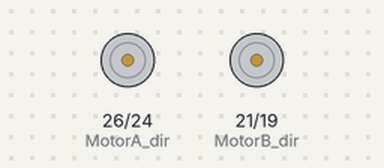
This program was run on a simulated Raspberry Pi (header pin numbers). On the bench: direction and speed pins drawn as motors (green arrow = direction pin HIGH = forward, orange = LOW = backward, longer = more drive). At 18.0 s the program stops and its outputs stay as they are.

Above: at 0.1 s.
At 3.1 s:
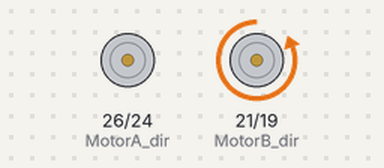
At 12.1 s:
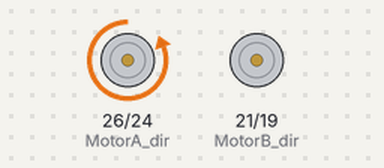
Timing chart, 0 to 16.5 s (numbered marks = the images above):
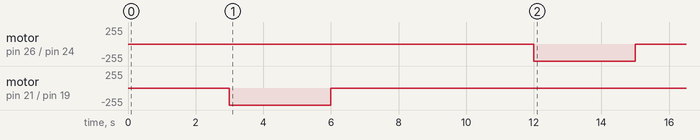

The program:

Drive_motor.py
```python
#!/usr/bin/env python
# Simply sets motors on and off in both directions
# Motor A Pins 19 and 21
# Motor B Pins 24 and 26

import time, RPi.GPIO as GPIO

MotorA_dir = 26
MotorA_speed = 24
MotorB_dir = 21
MotorB_speed = 19

GPIO.setwarnings(False)
GPIO.setmode(GPIO.BOARD)
GPIO.setup(MotorB_speed, GPIO.OUT)
GPIO.setup(MotorB_dir, GPIO.OUT)
GPIO.setup(MotorA_speed, GPIO.OUT)
GPIO.setup(MotorA_dir, GPIO.OUT)

# wait after setup to check nothing happens!
time.sleep(3)

# switch MotorA on forwards
GPIO.output (MotorB_speed, 1)
GPIO.output (MotorB_dir, 0)

# wait another 3 seconds
time.sleep(3)

# switch MotorA on backwards
GPIO.output (MotorB_speed, 0)
GPIO.output (MotorB_dir, 1)

# wait another 3 seconds
time.sleep(3)

# switch MotorA off
GPIO.output (MotorB_speed, 0)
GPIO.output (MotorB_dir, 0)

# wait another 3 seconds
time.sleep(3)

# switch MotorB on Forwards
GPIO.output (MotorA_speed, 1)
GPIO.output (MotorA_dir, 0)

# wait another 3 seconds
time.sleep(3)

# switch MotorB on Backwards
GPIO.output (MotorA_speed, 0)
GPIO.output (MotorA_dir, 1)

# wait another 3 seconds
time.sleep(3)

# switch MotorB off
GPIO.output (MotorA_speed, 0)
GPIO.output (MotorA_dir, 0)

GPIO.cleanup()
```

Measured:
- by itself, motor on pin 26 (MotorA_dir) / pin 24 (MotorA_speed): stopped → backward 255/255 at 12.0 s, → stopped 3.0 s later
- by itself, motor on pin 21 (MotorB_dir) / pin 19 (MotorB_speed): stopped → backward 255/255 at 3.0 s, → stopped 3.0 s later
